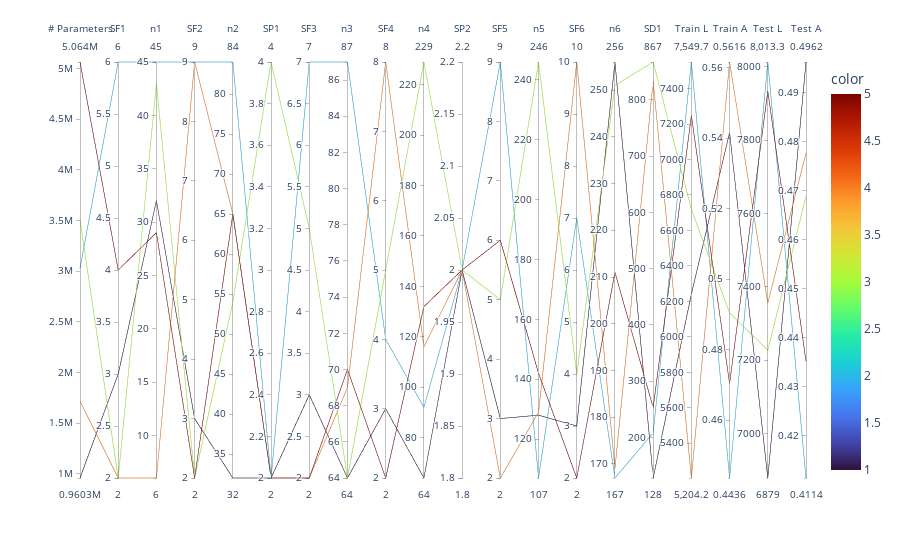

Notebook cell for this chart:
### Code cell
fig = px.parallel_coordinates(df, color=df['id'], dimensions=['# Parameters','SF1', 'n1', 'SF2','n2','SP1','SF3','n3','SF4','n4',
                                                              'SP2', 'SF5', 'n5', 'SF6', 'n6', 'SD1', 'Train L',
                                                              'Train A', 'Test L', 'Test A'], 
                              color_continuous_scale=px.colors.sequential.Turbo)
fig.show()

### Figure 1 — Plotly figure (JSON) as saved in the notebook; plotly's stock layout.template omitted (floating-point values rounded to 4 significant figures)
{"data": [{"dimensions": [{"label": "# Parameters", "values": [960298, 3028797, 3505296, 1716294, 5063973]}, {"label": "SF1", "values": [3, 6, 2, 2, 4]}, {"label": "n1", "values": [32, 45, 43, 6, 29]}, {"label": "SF2", "values": [3, 9, 2, 9, 2]}, {"label": "n2", "values": [32, 84, 54, 65, 65]}, {"label": "SP1", "values": [2, 2, 4, 2, 2]}, {"label": "SF3", "values": [3, 7, 5, 2, 2]}, {"label": "n3", "values": [64, 87, 64, 69, 70]}, {"label": "SF4", "values": [3, 4, 5, 8, 2]}, {"label": "n4", "values": [64, 92, 229, 116, 132]}, {"label": "SP2", "values": [2, 2, 2, 2, 2]}, {"label": "SF5", "values": [3, 9, 5, 2, 6]}, {"label": "n5", "values": [128, 107, 246, 129, 142]}, {"label": "SF6", "values": [3, 7, 4, 10, 2]}, {"label": "n6", "values": [256, 167, 251, 169, 211]}, {"label": "SD1", "values": [128, 208, 867, 833, 253]}, {"label": "Train L", "values": [6241.0, 7550.0, 6719.0, 5204.0, 7247.0]}, {"label": "Train A", "values": [0.5416, 0.4436, 0.4904, 0.5616, 0.4704]}, {"label": "Test L", "values": [6879.0, 8013.0, 7227.0, 7356.0, 7934.0]}, {"label": "Test A", "values": [0.4962, 0.4114, 0.4688, 0.4776, 0.4352]}], "domain": {"x": [0, 1], "y": [0, 1]}, "line": {"color": [1, 2, 3, 4, 5], "coloraxis": "coloraxis"}, "name": "", "type": "parcoords"}], "layout": {"coloraxis": {"colorbar": {"title": {"text": "color"}}, "colorscale": [[0, "#30123b"], [0.07143, "#4145ab"], [0.1429, "#4675ed"], [0.2143, "#39a2fc"], [0.2857, "#1bcfd4"], [0.3571, "#24eca6"], [0.4286, "#61fc6c"], [0.5, "#a4fc3b"], [0.5714, "#d1e834"], [0.6429, "#f3c63a"], [0.7143, "#fe9b2d"], [0.7857, "#f36315"], [0.8571, "#d93806"], [0.9286, "#b11901"], [1, "#7a0402"]]}, "legend": {"tracegroupgap": 0}, "margin": {"t": 60}}}
